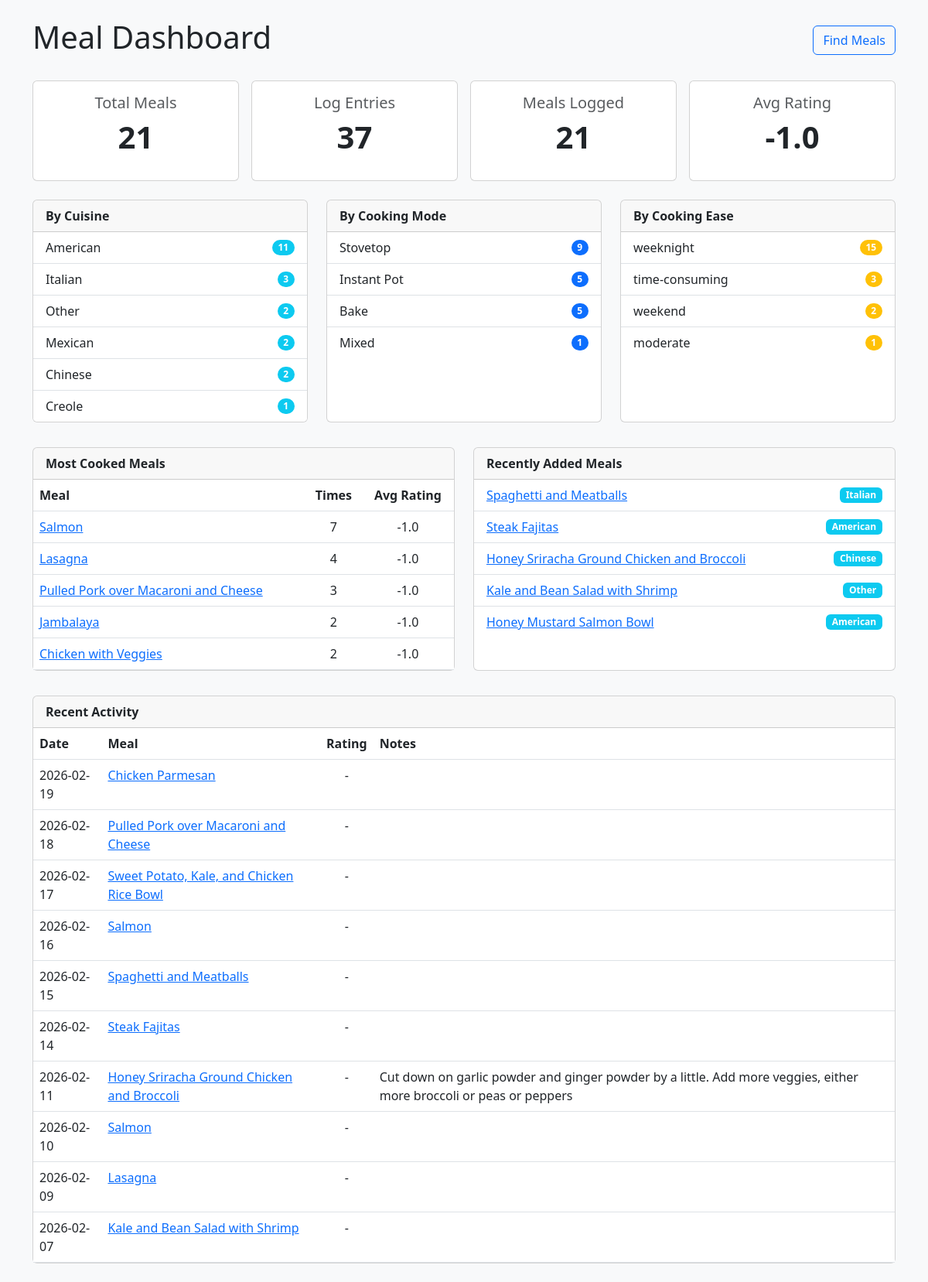
/dashboard, run on the app's committed database.
### models.py (models this page shows)
class Meal(Base):
    __tablename__ = 'Meals'
    meal_id = Column(Integer, primary_key=True)
    name = Column(String(100))
    description = Column(Text)
    cuisine_type = Column(String(50))
    cooking_mode = Column(String(50))  # e.g., stove, oven
    cooking_ease = Column(String(50))
    cooking_time = Column(Integer)      # in minutes
    image_path = Column(String)
    source_url = Column(String)
    ingredients = relationship("Ingredient", secondary=meal_ingredients_association_table, back_populates="meals")
    directions = relationship("Direction", back_populates="meal", cascade="all, delete-orphan")
    ratings = relationship("Rating", backref="meal")
    images = relationship("Image", backref="meal")
    log_entries = relationship("LogEntry", backref="meal")

class LogEntry(Base):
    __tablename__ = 'LogEntries'
    log_entry_id = Column(Integer, primary_key=True)
    meal_id = Column(Integer, ForeignKey('Meals.meal_id'))
    date = Column(Text)
    rating = Column(Integer, nullable=True)
    notes = Column(Text)

### main.py (the view)
@app.get('/dashboard', response_class=HTMLResponse)
async def dashboard(request: Request, db: Session = Depends(get_db)):
    total_meals = db.query(Meal).count()
    total_log_entries = db.query(LogEntry).count()
    agg_stats = db.execute(text("""
        SELECT
            count(DISTINCT meal_id) meals_logged,
            avg(rating) avg_rating,
            min(date) first_log_date,
            max(date) latest_log_date
        FROM LogEntries
        WHERE meal_id IS NOT NULL
    """)).first()
    cuisine_breakdown = db.execute(text("""
        SELECT cuisine_type, count(*) count
        FROM Meals
        WHERE cuisine_type IS NOT NULL AND cuisine_type != ''
        GROUP BY cuisine_type
        ORDER BY count DESC
    """)).all()
    mode_breakdown = db.execute(text("""
        SELECT cooking_mode, count(*) count
        FROM Meals
        WHERE cooking_mode IS NOT NULL AND cooking_mode != ''
        GROUP BY cooking_mode
        ORDER BY count DESC
    """)).all()
    ease_breakdown = db.execute(text("""
        SELECT cooking_ease, count(*) count
        FROM Meals
        WHERE cooking_ease IS NOT NULL AND cooking_ease != ''
        GROUP BY cooking_ease
        ORDER BY count DESC
    """)).all()
    most_cooked = db.execute(text("""
        SELECT m.meal_id, m.name, count(l.log_entry_id) times_cooked, avg(l.rating) avg_rating
        FROM LogEntries l
        JOIN Meals m ON m.meal_id = l.meal_id
        GROUP BY m.meal_id
        ORDER BY times_cooked DESC
        LIMIT 5
    """)).all()
    recent_logs = db.execute(text("""
        SELECT l.date, l.rating, l.notes, m.meal_id, m.name
        FROM LogEntries l
        JOIN Meals m ON m.meal_id = l.meal_id
        ORDER BY l.date DESC
        LIMIT 10
    """)).all()
    recent_meals = (
        db.query(Meal)
        .order_by(Meal.meal_id.desc())
        .limit(5)
        .all()
    )
    dashboard_data = {
        "total_meals": total_meals,
        "total_log_entries": total_log_entries,
        "meals_logged": agg_stats.meals_logged if agg_stats.meals_logged else 0,
        "avg_rating": round(agg_stats.avg_rating, 1) if agg_stats.avg_rating else 0,
        "first_log_date": agg_stats.first_log_date or "N/A",
        "latest_log_date": agg_stats.latest_log_date or "N/A",
        "cuisine_breakdown": [{"label": r.cuisine_type, "count": r.count} for r in cuisine_breakdown],
        "mode_breakdown": [{"label": r.cooking_mode, "count": r.count} for r in mode_breakdown],
        "ease_breakdown": [{"label": r.cooking_ease, "count": r.count} for r in ease_breakdown],
        "most_cooked": [
            {"meal_id": r.meal_id, "name": r.name, "times_cooked": r.times_cooked,
             "avg_rating": round(r.avg_rating, 1) if r.avg_rating else "N/A"}
            for r in most_cooked
        ],
        "recent_logs": [
            {"date": r.date, "rating": r.rating, "notes": r.notes,
             "meal_id": r.meal_id, "name": r.name}
            for r in recent_logs
        ],
        "recent_meals": [
            {"meal_id": m.meal_id, "name": m.name, "cuisine_type": m.cuisine_type or ""}
            for m in recent_meals
        ],
    }
    return templates.TemplateResponse('dashboard.html', {'request': request, 'data': dashboard_data})

### templates/dashboard.html (shortened to what this page needs)
<!DOCTYPE html>
<html lang="en">
<head>
    <link href="https://cdn.jsdelivr.net/npm/bootstrap@5.3.0/dist/css/bootstrap.min.css" rel="stylesheet">
</head>
<body class="bg-light">
    <div class="container mt-4">
        <div class="d-flex justify-content-between align-items-center mb-4">
            <h1>Meal Dashboard</h1>
            <a href="/find" class="btn btn-outline-primary">Find Meals</a>
        </div>
        <div class="row g-3 mb-4">
            <div class="col-6 col-md-3">
                <div class="card text-center">
                    <div class="card-body">
                        <h5 class="card-title text-muted">Total Meals</h5>
                        <p class="display-6 fw-bold">{{ data.total_meals }}</p>
                    </div>
                </div>
            </div>
            <div class="col-6 col-md-3">
                <div class="card text-center">
                    <div class="card-body">
                        <h5 class="card-title text-muted">Log Entries</h5>
                        <p class="display-6 fw-bold">{{ data.total_log_entries }}</p>
                    </div>
                </div>
            </div>
            <div class="col-6 col-md-3">
                <div class="card text-center">
                    <div class="card-body">
                        <h5 class="card-title text-muted">Meals Logged</h5>
                        <p class="display-6 fw-bold">{{ data.meals_logged }}</p>
                    </div>
                </div>
            </div>
            <div class="col-6 col-md-3">
                <div class="card text-center">
                    <div class="card-body">
                        <h5 class="card-title text-muted">Avg Rating</h5>
                        <p class="display-6 fw-bold">{{ data.avg_rating }}</p>
                    </div>
                </div>
            </div>
        </div>
        <div class="row g-4">
            <div class="col-md-6 col-lg-4">
                <div class="card h-100">
                    <div class="card-header fw-bold">By Cuisine</div>
                    <ul class="list-group list-group-flush">
                        {% for item in data.cuisine_breakdown %}
                        <li class="list-group-item d-flex justify-content-between align-items-center">
                            {{ item.label }}
                            <span class="badge bg-info rounded-pill">{{ item.count }}</span>
                        </li>
                        {% endfor %}
                    </ul>
                </div>
            </div>
            <div class="col-md-6 col-lg-4">
                <div class="card h-100">
                    <div class="card-header fw-bold">By Cooking Mode</div>
                    <ul class="list-group list-group-flush">
                        {% for item in data.mode_breakdown %}
                        <li class="list-group-item d-flex justify-content-between align-items-center">
                            {{ item.label }}
                            <span class="badge bg-primary rounded-pill">{{ item.count }}</span>
                        </li>
                        {% endfor %}
                    </ul>
                </div>
            </div>
            <div class="col-md-6 col-lg-4">
                <div class="card h-100">
                    <div class="card-header fw-bold">By Cooking Ease</div>
                    <ul class="list-group list-group-flush">
                        {% for item in data.ease_breakdown %}
                        <li class="list-group-item d-flex justify-content-between align-items-center">
                            {{ item.label }}
                            <span class="badge bg-warning rounded-pill">{{ item.count }}</span>
                        </li>
                        {% endfor %}
                    </ul>
                </div>
            </div>
        </div>
        <div class="row g-4 mt-2">
            <div class="col-md-6">
                <div class="card h-100">
                    <div class="card-header fw-bold">Most Cooked Meals</div>
                    <div class="table-responsive">
                        <table class="table table-hover mb-0">
                            <thead>
                                <tr>
                                    <th>Meal</th>
                                    <th class="text-center">Times</th>
                                    <th class="text-center">Avg Rating</th>
                                </tr>
                            </thead>
                            <tbody>
                                {% for meal in data.most_cooked %}
                                <tr>
                                    <td><a href="/meal/{{ meal.meal_id }}">{{ meal.name }}</a></td>
                                    <td class="text-center">{{ meal.times_cooked }}</td>
                                    <td class="text-center">{{ meal.avg_rating }}</td>
                                </tr>
                                {% endfor %}
                            </tbody>
                        </table>
                    </div>
                </div>
            </div>
            <div class="col-md-6">
                <div class="card h-100">
                    <div class="card-header fw-bold">Recently Added Meals</div>
                    <ul class="list-group list-group-flush">
                        {% for meal in data.recent_meals %}
                        <li class="list-group-item d-flex justify-content-between align-items-center">
                            <a href="/meal/{{ meal.meal_id }}">{{ meal.name }}</a>
                            {% if meal.cuisine_type %}
                            <span class="badge bg-info">{{ meal.cuisine_type }}</span>
                            {% endif %}
                        </li>
                        {% endfor %}
                    </ul>
                </div>
            </div>
        </div>
        <div class="row g-4 mt-2 mb-4">
            <div class="col-12">
                <div class="card">
                    <div class="card-header fw-bold">Recent Activity</div>
                    <div class="table-responsive">
                        <table class="table table-hover mb-0">
                            <thead>
                                <tr>
                                    <th>Date</th>
                                    <th>Meal</th>
                                    <th class="text-center">Rating</th>
                                    <th>Notes</th>
                                </tr>
                            </thead>
                            <tbody>
                                {% for log in data.recent_logs %}
                                <tr>
                                    <td>{{ log.date }}</td>
                                    <td><a href="/meal/{{ log.meal_id }}">{{ log.name }}</a></td>
                                    <td class="text-center">{{ log.rating if log.rating and log.rating >= 0 else "-" }}</td>
                                    <td>{{ log.notes or "" }}</td>
                                </tr>
                                {% endfor %}
                            </tbody>
                        </table>
                    </div>
                </div>
            </div>
        </div>
    </div>
</body>
</html>

### data on the page
Meal: name "Salmon", times_cooked "7", avg_rating "-1.0"
Meal: name "Lasagna", times_cooked "4", avg_rating "-1.0"
Meal: name "Pulled Pork over Macaroni and Cheese", times_cooked "3", avg_rating "-1.0"
Meal: name "Jambalaya", times_cooked "2", avg_rating "-1.0"
Meal: name "Chicken with Veggies", times_cooked "2", avg_rating "-1.0"
Meal: name "Spaghetti and Meatballs", cuisine_type "Italian"
Meal: name "Steak Fajitas", cuisine_type "American"
Meal: name "Honey Sriracha Ground Chicken and Broccoli", cuisine_type "Chinese"
Meal: name "Kale and Bean Salad with Shrimp", cuisine_type "Other"
Meal: name "Honey Mustard Salmon Bowl", cuisine_type "American"
LogEntry: date "2026-02-19", name "Chicken Parmesan", rating "-"
LogEntry: date "2026-02-18", name "Pulled Pork over Macaroni and Cheese", rating "-"
LogEntry: date "2026-02-17", name "Sweet Potato, Kale, and Chicken Rice Bowl", rating "-"
LogEntry: date "2026-02-16", name "Salmon", rating "-"
LogEntry: date "2026-02-15", name "Spaghetti and Meatballs", rating "-"
LogEntry: date "2026-02-14", name "Steak Fajitas", rating "-"
LogEntry: date "2026-02-11", name "Honey Sriracha Ground Chicken and Broccoli", rating "-", notes "Cut down on garlic powder and ginger powder by a little. Add more veggies, either more broccoli or peas or peppers"
LogEntry: date "2026-02-10", name "Salmon", rating "-"
LogEntry: date "2026-02-09", name "Lasagna", rating "-"
LogEntry: date "2026-02-07", name "Kale and Bean Salad with Shrimp", rating "-"

### other printed values
{{ data.total_meals }} "21"
{{ data.total_log_entries }} "37"
{{ data.meals_logged }} "21"
{{ data.avg_rating }} "-1.0"
{{ item.label }} "American" "Italian" "Other" "Mexican" "Chinese" "Creole"
{{ item.count }} "11" "3" "2" "2" "2" "1"
{{ item.label }} "Stovetop" "Instant Pot" "Bake" "Mixed"
{{ item.count }} "9" "5" "5" "1"
{{ item.label }} "weeknight" "time-consuming" "weekend" "moderate"
{{ item.count }} "15" "3" "2" "1"
